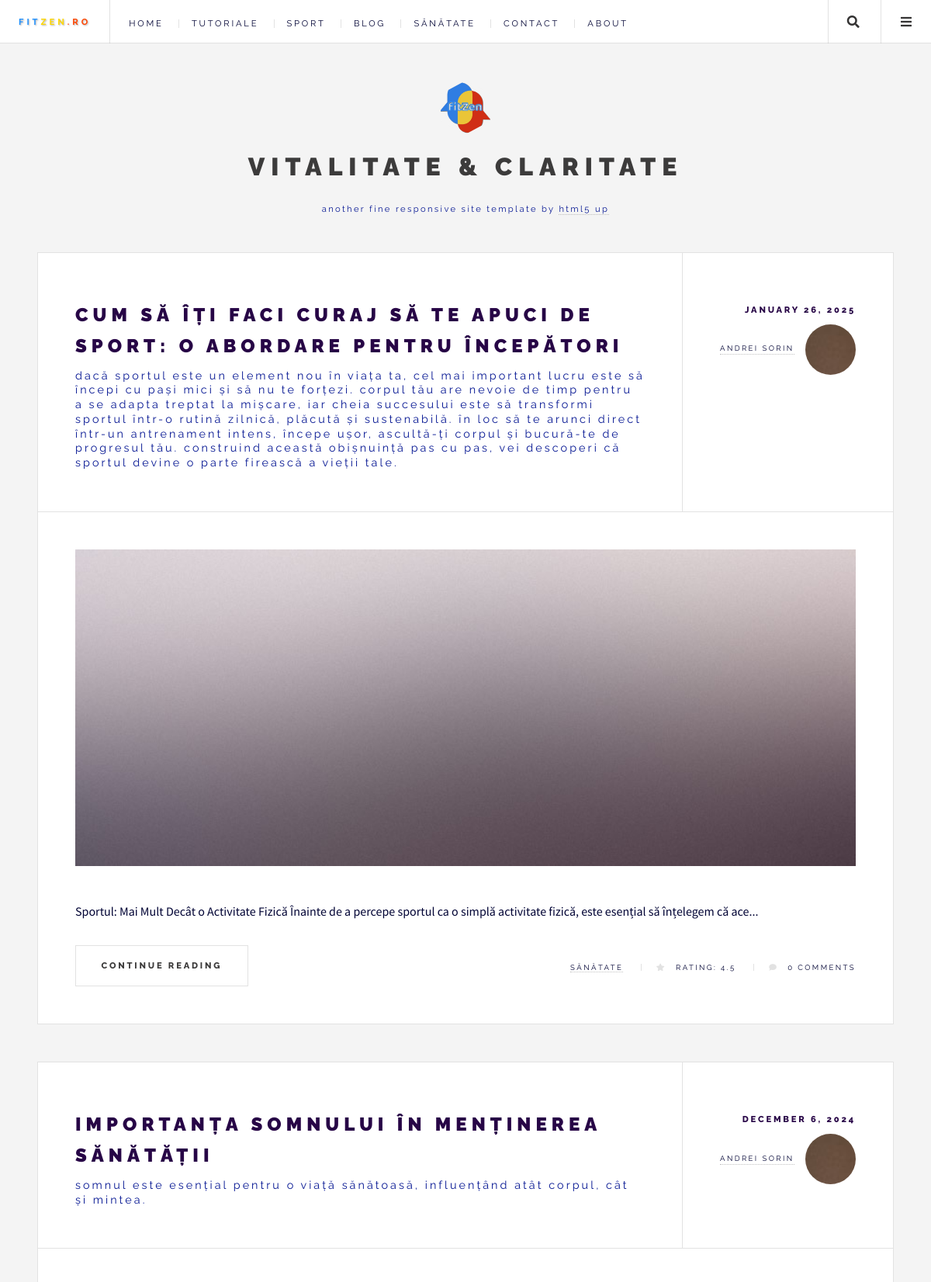
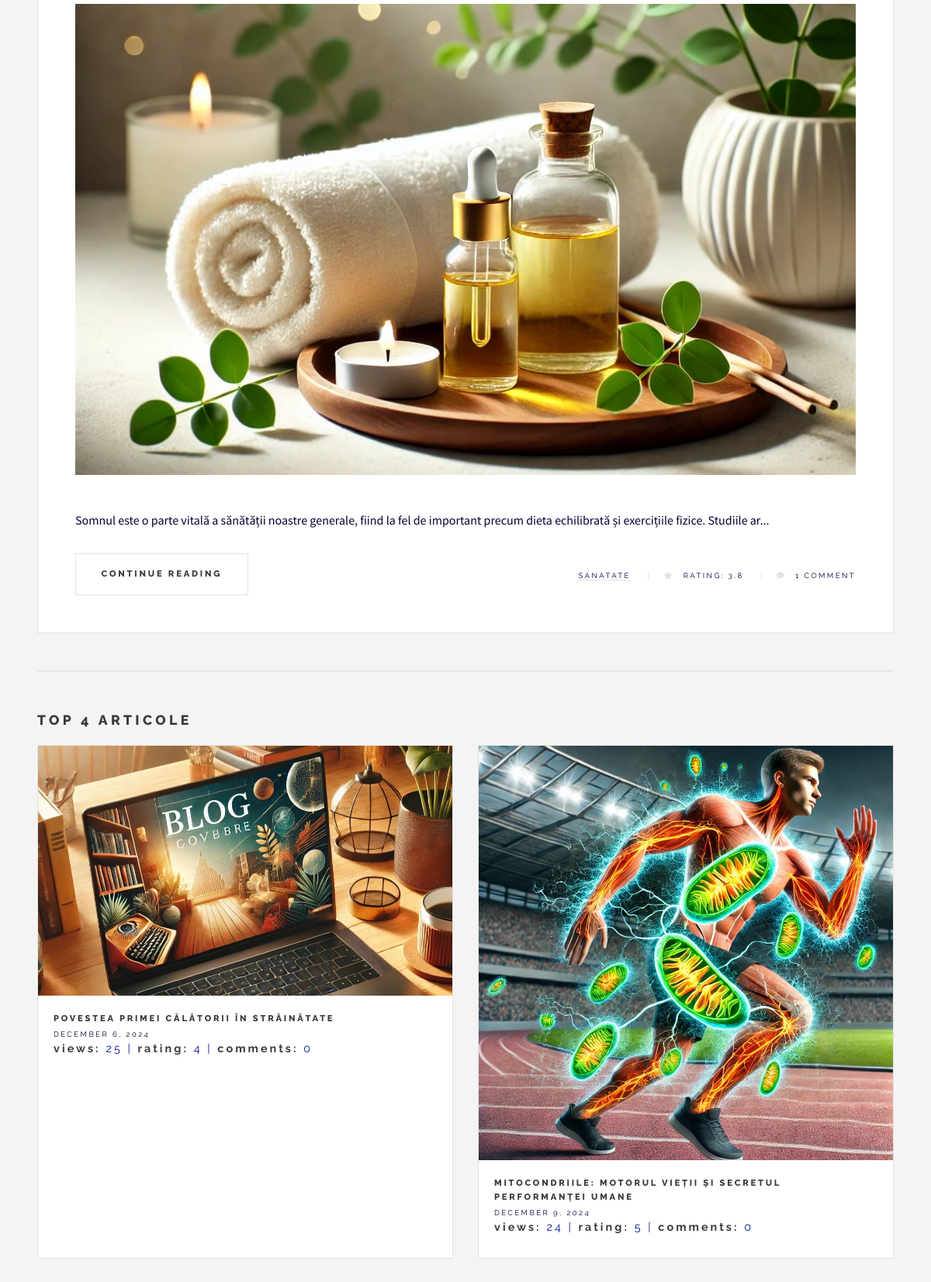
/sanatate.php (upper part), run on the app's committed database (2 pictures, top to bottom).
### tables this page shows
CREATE TABLE `articles` (
  `id` int NOT NULL,
  `title` varchar(255) NOT NULL,
  `summary` text NOT NULL,
  `content` text NOT NULL,
  `author_id` int NOT NULL,
  `created_at` timestamp NOT NULL DEFAULT CURRENT_TIMESTAMP,
  `image` varchar(255) DEFAULT NULL,
  `category` varchar(50) DEFAULT NULL,
  `views` int DEFAULT '0',
  `categories` varchar(255) DEFAULT NULL,
  `slug` varchar(255) DEFAULT NULL
);

CREATE TABLE `users` (
  `id` int NOT NULL,
  `username` varchar(50) NOT NULL,
  `email` varchar(100) NOT NULL,
  `password` varchar(255) NOT NULL,
  `created_at` timestamp NOT NULL DEFAULT CURRENT_TIMESTAMP
);

### sanatate.php (the view)
<?php
require 'config/db.php';
include 'header.php';
$query = $pdo->prepare("
    SELECT
        articles.*,
        users.username AS author_name,
        COALESCE((SELECT AVG(rating) FROM ratings WHERE ratings.article_id = articles.id), 0) AS average_rating,
        (SELECT COUNT(rating) FROM ratings WHERE ratings.article_id = articles.id) AS total_votes,
        (SELECT COUNT(*) FROM comments WHERE comments.article_id = articles.id) AS total_comments
    FROM articles
    JOIN users ON articles.author_id = users.id
    WHERE articles.category = :category OR FIND_IN_SET(:category, articles.categories)
    ORDER BY created_at DESC
");
$query->execute(['category' => 'Sanatate']);
$articles = $query->fetchAll(PDO::FETCH_ASSOC);
?>
<div id="main">
    <?php if (empty($articles)): ?>
        <p>No articles available in the Sanatate category.</p>
    <?php else: ?>
        <?php foreach ($articles as $article): ?>
            <article class="post">
                <header>
                    <div class="title">
                        <h2><a href="article.php?id=<?= $article['id'] ?>"><?= htmlspecialchars($article['title']) ?></a></h2>
                        <p><?= htmlspecialchars($article['summary']) ?></p>
                    </div>
                    <div class="meta">
                        <time class="published" datetime="<?= $article['created_at'] ?>">
                            <?= date('F j, Y', strtotime($article['created_at'])) ?>
                        </time>
                        <a href="#" class="author">
                            <span class="name"><?= htmlspecialchars($article['author_name']) ?></span>
                            <img src="images/avatar.jpg" alt="Author" />
                        </a>
                    </div>
                </header>
                <a href="article.php?id=<?= $article['id'] ?>" class="image featured">
                    <img src="images/<?= htmlspecialchars($article['image'] ?? 'default.jpg') ?>" alt="<?= htmlspecialchars($article['title']) ?>">
                </a>
                <p><?= htmlspecialchars(substr($article['content'], 0, 150)) ?>...</p>
                <footer>
                    <ul class="actions">
                        <li><a href="article.php?id=<?= $article['id'] ?>" class="button large">Continue Reading</a></li>
                    </ul>
                    <ul class="stats">
                        <li><a href="#"><?= htmlspecialchars($article['category']) ?></a></li>
                        <li>
                            <a href="#" class="icon solid fa-star">
                                <?= $article['total_votes'] > 0
                                    ? 'Rating: ' . round($article['average_rating'], 1)
                                    : 'No rate' ?>
                            </a>
                        </li>
                        <li>
                            <a href="article.php?id=<?= $article['id'] ?>" class="icon solid fa-comment">
                                <?= $article['total_comments'] ?> <?= $article['total_comments'] == 1 ? 'Comment' : 'Comments' ?>
                            </a>
                        </li>
                    </ul>
                </footer>
            </article>
        <?php endforeach; ?>
    <?php endif; ?>
</div>
<?php include 'footer.php'; ?>

### footer.php (shortened to what this page needs)
<!DOCTYPE html>
<html lang="ro">
<head>
    <link rel="stylesheet" href="assets/css/main.css">
</head>
<section id="sidebar">
    <section id="intro">
        <a href="#" class="logo"><img src="images/logo.png" alt="Logo" /></a>
        <header>
            <h2>Vitalitate & claritate</h2>
            <p>Another fine responsive site template by <a href="http://html5up.net">HTML5 UP</a></p>
        </header>
    </section>
    <section>
    <h2>Top 4 Articole</h2>
    <div class="mini-posts">
        <?php
        $top_articles_query = $pdo->query("
            SELECT
                articles.id,
                articles.title,
                articles.created_at,
                articles.image,
                articles.views,
                COALESCE((SELECT AVG(rating) FROM ratings WHERE ratings.article_id = articles.id), 0) AS average_rating,
                (SELECT COUNT(*) FROM comments WHERE comments.article_id = articles.id) AS total_comments
            FROM articles
            ORDER BY
                articles.views DESC,
                average_rating DESC,
                total_comments DESC,
                articles.created_at DESC
            LIMIT 4
        ");
        $top_articles = $top_articles_query->fetchAll(PDO::FETCH_ASSOC);
        ?>
        <?php foreach ($top_articles as $index => $top_article): ?>
            <article class="mini-post">
                <header>
                    <h3>
                        <a href="article.php?id=<?= $top_article['id'] ?>">
                            <?= htmlspecialchars($top_article['title']) ?>
                        </a>
                    </h3>
                    <time class="published" datetime="<?= $top_article['created_at'] ?>">
                        <?= date('F j, Y', strtotime($top_article['created_at'])) ?>
                    </time>
                    <p>
                        <strong>Views:</strong> <?= $top_article['views'] ?> |
                        <strong>Rating:</strong> <?= round($top_article['average_rating'], 1) ?> |
                        <strong>Comments:</strong> <?= $top_article['total_comments'] ?>
                    </p>
                </header>
                <a href="article.php?id=<?= $top_article['id'] ?>" class="image">
                    <img src="images/<?= htmlspecialchars($top_article['image'] ?? 'default.jpg') ?>" alt="<?= htmlspecialchars($top_article['title']) ?>" />
                </a>
            </article>
        <?php endforeach; ?>
    </div>
</section>
</section>
</div>
</body>
</html>

### data on the page
articles: title "CUM SĂ ÎȚI FACI CURAJ SĂ TE APUCI DE SPORT: O ABORDARE PENTRU ÎNCEPĂTORI", summary "dacă sportul este un element nou în viața ta, cel mai important lucru este să începi cu pași mici și să nu te forțezi. corpul tău are nevoie de timp pentru a se adapta treptat la mișcare, iar cheia succesului este să transformi sportul într-o rutină zilnică, plăcută și sustenabilă. în loc să te arunci direct într-un antrenament intens, începe ușor, ascultă-ți corpul și bucură-te de progresul tău. construind această obișnuință pas cu pas, vei descoperi că sportul devine o parte firească a vieții tale.", created_at "JANUARY 26, 2025", author.username "ANDREI SORIN", image (picture), content "Sportul: Mai Mult Decât o Activitate Fizică Înainte de a percepe sportul ca o simplă activitate fizică, este esențial să înțelegem că ace", category "SĂNĂTATE", average_rating "4.5", total_comments "0", shows "COMMENTS"
articles: title "IMPORTANȚA SOMNULUI ÎN MENȚINEREA SĂNĂTĂȚII", summary "somnul este esențial pentru o viață sănătoasă, influențând atât corpul, cât și mintea.", created_at "DECEMBER 6, 2024", author.username "ANDREI SORIN", image (picture), content "Somnul este o parte vitală a sănătății noastre generale, fiind la fel de important precum dieta echilibrată și exercițiile fizice. Studiile ar", category "SANATATE", average_rating "3.8", total_comments "1", shows "COMMENT"
articles: title "POVESTEA PRIMEI CĂLĂTORII ÎN STRĂINĂTATE", created_at "DECEMBER 6, 2024", views "25", average_rating "4", total_comments "0", image (picture)
articles: title "MITOCONDRIILE: MOTORUL VIEȚII ȘI SECRETUL PERFORMANȚEI UMANE", created_at "DECEMBER 9, 2024", views "24", average_rating "5", total_comments "0", image (picture)
